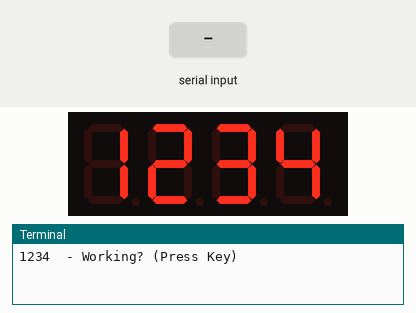
This program was run on a simulated Raspberry Pi (BCM pin numbers). Parts: 4-digit seven-segment display, the last lines printed to the terminal. The inputs (shaded band) are chosen by the test bench. Library files of the repository ran but are not shown: tm1637.py.

Above: at 1.2 s.
1.3 s: "0" typed at the terminal
At 1.6 s:
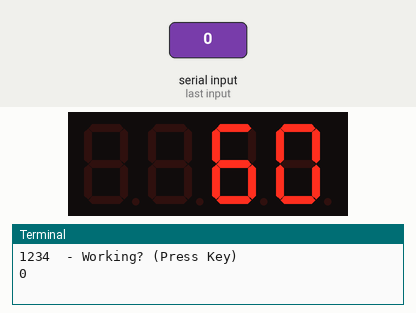
At 8.59 s:
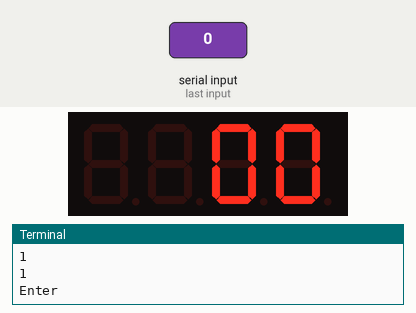
Timing chart, 0 to 8.8 s (numbered marks = the images above; inputs shaded):
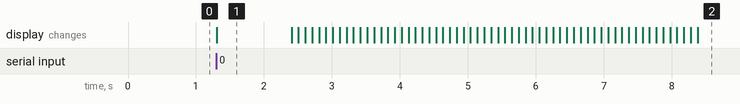

Measured:
- after the input at 1.3 s, the display: changes at once (image 1)
- what the display in image 1 shows lasts 1.1 s, from 1.3 s to 2.4 s

The program:

display2.py
```python
#!/usr/bin/env python
# -*- coding: utf-8 -*-

from time import sleep
import tm1637

# Initialize the display (GND, VCC=3.3V, Example Pins are DIO-20 and CLK21)
Display = tm1637.TM1637(CLK=18, DIO=15, brightness=1.0)

# Basic Display Update:
digits = [1, 2, 3, 4]
Display.Show(digits)
print "1234  - Working? (Press Key)"
scrap = raw_input()

#Display.Clear()
num = [0,1,2,3,4,5,6]


Display.Clear()
Display.Show1(2,6)
Display.Show1(3,0)
#sleep(1)

#Display.Clear()
sleep(1)

count = 6
for i in range(60,0,-1):
	print(i)
	Display.Show1(3, i%10)
        sleep(0.1)
        print(i%10)
	if i%10 == 0:
	    	count = count -1
		print(count)
		Display.Show1(2,num[count])
		print("NNN")

Display.Show1(3,0)
Display.Show1(2,0)

print("Enter  ")
ss = raw_input()
Display.Show1(0,1)
Display.Show1(1,0)
Display.Show1(2,0)
Display.Show1(3,0)

Display.Clear()
while True:
	count = int(raw_input("Enter count :"))
	Display.Show1(1,count)
	Display.Show1(2,0)
	Display.Show1(3,0)


print('done.')
Display.cleanup()
```
